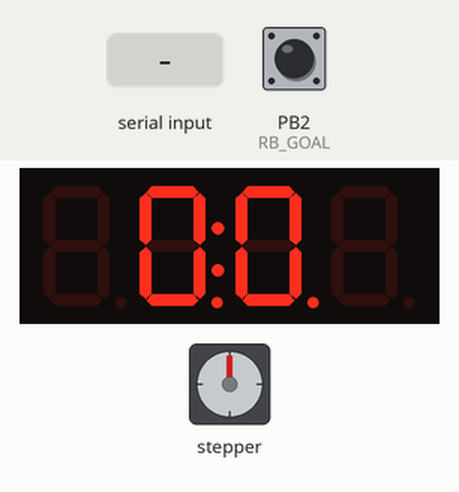
Bench run of a sketch on a simulated ATtiny85, built with avr-gcc and run on an emulated ATtiny85. Parts: 4-digit seven-segment display, stepper motor. The inputs (shaded band) are chosen by the test bench; at power-on: PB2 (RB_GOAL) HIGH. Stepper angles assume 200 steps per turn.

Above: at 1.2 s.
1.3 s: "P,45\n" received over Serial
At 2.2 s:
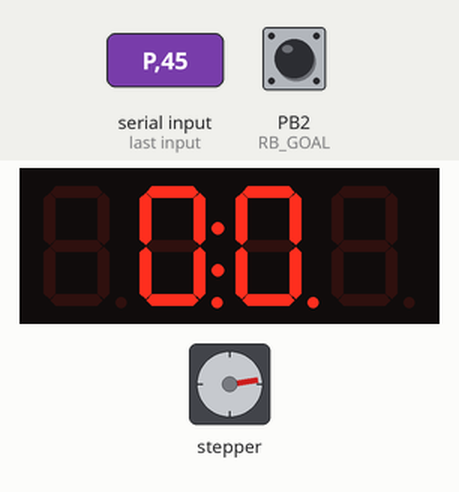
2.8 s: "S,45\n" received over Serial
At 3.5 s:
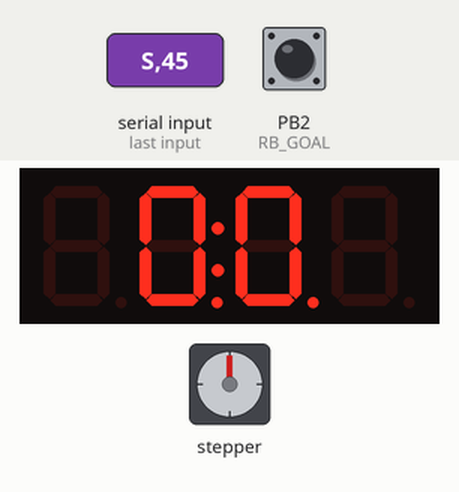
4.3 s: PB2 (RB_GOAL) pulled LOW for 0.15 s
At 5.6 s:
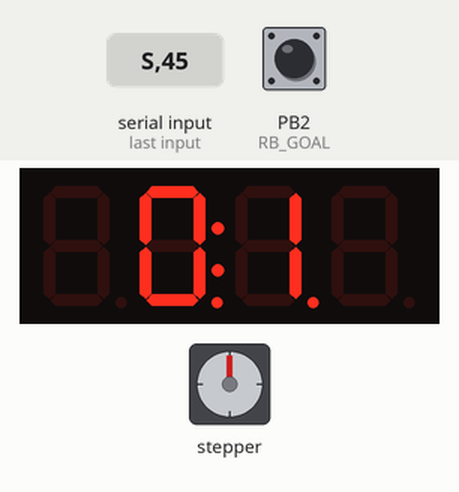
5.9 s: "90,45\n" received over Serial
At 7.3 s:
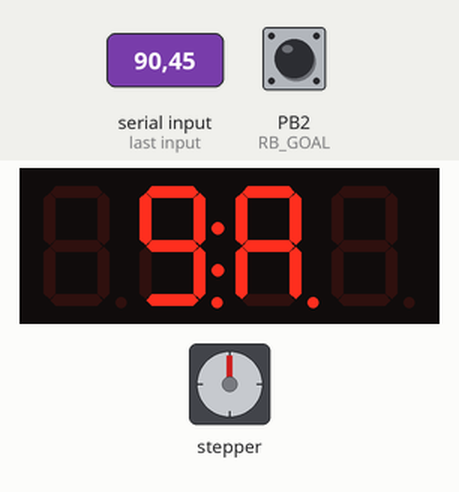
Timing chart, 0 to 8.4 s (numbered marks = the images above; inputs shaded):
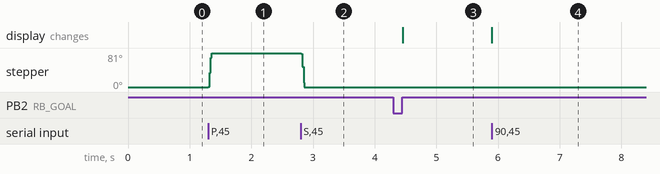

The sketch:

MotorController.ino
```cpp
#include <AccelStepper.h>
#include <Wire.h>
#include <Adafruit_LEDBackpack.h>
#include <Adafruit_GFX.h>
#include <avr/interrupt.h>

// X - Direction Motor Settings
#define X_MOTOR_PIN 10
#define X_MOTOR_DIRECTION_PIN 11
#define X_MOTOR_MAX_SPEED 1500
#define X_MOTOR_ACCELERATION 10000

// Y - Direction Motor Settings
#define Y_MOTOR_PIN 5
#define Y_MOTOR_DIRECTION_PIN 6
#define Y_MOTOR_MAX_SPEED 5000
#define Y_MOTOR_ACCELERATION 100000

// Game Goal detection settings
#define RB_GOAL 2
#define USR_GOAL 3
#define DEBOUNCE_TIME 300

// Other constants
#define FIELD_DELIMITER ','
#define OUTPUT_POSITION_PREFIX '_'
#define PULL_NEXT_POSITION_CHAR 'N'

AccelStepper stepperX(AccelStepper::DRIVER, X_MOTOR_PIN, X_MOTOR_DIRECTION_PIN);
AccelStepper stepperY(AccelStepper::DRIVER, Y_MOTOR_PIN, Y_MOTOR_DIRECTION_PIN);

long serialCoordinates[2];         // Input X,Y coordinates from Serial connection
int serialScore[2];             // Input User and Robot score from Serial connection
volatile uint8_t currentScore[2];             // Current User and Robot scores
volatile unsigned long currentTimeRB;         // RB Goal debounce times
volatile unsigned long lastTimeRB;
volatile unsigned long currentTimeUSR;        // USR Goal debounce times
volatile unsigned long lastTimeUSR;

int directionVector[2];
int fieldIndex = -1;
char type;// Type of data being received
int outputDelayCounter = 0;
Adafruit_7segment matrix = Adafruit_7segment();
String currentSerialOutput = "";   // The current serial message to output

int outputBufferIndex = 0;
String queuedSerialOutput[2];    // The queue of output messages. PLEASE USE FOR ALL PRINT MESSAGES
const int OUTPUT_BUFFER_SIZE = 2;
int serialOutputIndex = 0;
boolean readyForNextInput = false;

void setup(){
    #ifndef __AVR_ATtiny85__
    Serial.begin(9600);            // Set the baud rate on the serial line
    #endif
    stepperX.setMaxSpeed(X_MOTOR_MAX_SPEED);
    stepperX.setAcceleration(X_MOTOR_ACCELERATION);

    stepperY.setMaxSpeed(Y_MOTOR_MAX_SPEED);
    stepperY.setAcceleration(Y_MOTOR_ACCELERATION);

    directionVector[0] = 1;
    directionVector[1] = 1;

    // Initialize and display the score
    matrix.begin(0x70);
    displayScore();

    // Enable RB and USR side goal interrupts for goal detection
    pinMode(RB_GOAL, INPUT_PULLUP);
    pinMode(USR_GOAL, INPUT_PULLUP);
    attachInterrupt(0, updateRBScore, RISING);
    attachInterrupt(1, updateUSRScore, RISING);

    queuedSerialOutput[0] = "";
    queuedSerialOutput[1] = "";

}

/*
* Looks for input messages of this form (X, Y, ScoreU, ScoreR)
* ex. > 12355,123466666,0,1
*/
boolean getSerialInput(){
    boolean gotInput = false;

    if (Serial.available()){
        char ch = (char) Serial.read();

        // First value in sequence will be the type prefix
        // This will be an alpha character
        if (ch >= 'A' && ch <= 'Z')          // Determine the type of data being passed to the arduino
        {
            type = ch;            // Make type equal to the correct type of data being received
            fieldIndex++;
      }

        else if(ch >= '0' && ch <= '9')     // Is this an ascii digit between 0 and 9?
        {
            if(type == 'P'){                  // Positional data is being received
                if (fieldIndex <= 1){
                    // Accumulate the Coordinate value
                    serialCoordinates[fieldIndex] = (serialCoordinates[fieldIndex] * 10) + (ch - '0');
                }
            }
            else if(type == 'S'){              // Score data is being received
                if (fieldIndex <= 1){
                    // Accumulate the Score value
                    serialScore[fieldIndex] = (serialScore[fieldIndex] * 10) + (ch - '0');
                }
            }
        }
        else if (ch == '-' && fieldIndex <= 1 && fieldIndex >= 0){
          directionVector[fieldIndex] = -1;
        }

        else if (ch == FIELD_DELIMITER)      // Move to next field for current type when hitting delimiter
        {
            if (fieldIndex < 1) {
                fieldIndex++;                   // Increment field index
            }
        }
        else {

        	if (fieldIndex != 1){
        		//Serial.println("Incorrect Input Format");
        	        fieldIndex = -1;                  // Reset field index for next type
        		return false;
      		}

            // Any character not a digit or comma ends the acquisition of fields
            // Signal back to the Java system that we're ready for the next update
            // This is a "pull" technique to avoid race conditions on values getting overwritten
            // on the line and potentially causing fatal mechanical malfunctions!
                serialCoordinates[0] *=  directionVector[0];
                serialCoordinates[1] *=  directionVector[1];
                directionVector[0] = 1;
                directionVector[1] = 1;

        	fieldIndex = -1;                  // Reset field index for next type
        	gotInput = true;
        }
    }else{
        readyForNextInput = true;
    }
    return gotInput;
}

void resetCoordinates(){
    serialCoordinates[0] = 0;
    serialCoordinates[1] = 0;
}

void moveToPosition(){

    //long distanceX = serialCoordinates[0] - stepperX.currentPosition();
    //long distanceY = serialCoordinates[1] - stepperY.currentPosition();
    //Serial.println("Moving " + distanceX + " in the X, and " + distanceY + " in the Y.");

    stepperX.moveTo(serialCoordinates[0]);
    stepperY.moveTo(serialCoordinates[1]);

    //Reset coordinates for next input
    resetCoordinates();
}

void displayScore(){
    //matrix.writeDigitNum(0, 0, false);
    matrix.writeDigitNum(1, currentScore[0], true);
    matrix.drawColon(true);
    matrix.writeDigitNum(3, currentScore[1], true);
    //matrix.writeDigitNum(4, 0, false);
    matrix.writeDisplay();

    serialScore[0] = currentScore[0];
    serialScore[1] = currentScore[1];
}

void updateRBScore(){
  // Debounce the switch
  currentTimeRB = millis();
  if((currentTimeRB - lastTimeRB) >= DEBOUNCE_TIME){
    currentScore[1]++;    // Increment Robot score
  }
  lastTimeRB = millis();
}

void updateUSRScore(){
  // Debounce Switch
  currentTimeUSR = millis();
  if((currentTimeUSR - lastTimeUSR) >= DEBOUNCE_TIME){
    currentScore[0]++;    // Increment Robot score
  }
  lastTimeUSR = millis();
}

void resetScore(){
    currentScore[0] = 0;
    currentScore[1] = 0;
}

void printNextChar(){
  if(currentSerialOutput != ""){
    if(serialOutputIndex < currentSerialOutput.length()){
      Serial.print(currentSerialOutput[serialOutputIndex]);
      serialOutputIndex++;
    }else{
      Serial.print('\n');
      serialOutputIndex = 0;
      currentSerialOutput = "";
    }

  }else{
      currentSerialOutput = queuedSerialOutput[outputBufferIndex];
      queuedSerialOutput[outputBufferIndex] = "";
      outputBufferIndex = (outputBufferIndex + 1) % OUTPUT_BUFFER_SIZE;
  }
}

void loop(){
    if(getSerialInput()){
        moveToPosition();
    }

    if(serialScore[0] != currentScore[0] || serialScore[1] != currentScore[1]){
        displayScore();
    }

    stepperX.run();
    stepperY.run();

    // if there is room in the outputbuffer send the following messages
    if(Serial.isOutputBufferEmpty()){
      // Send back current motor position
      Serial.println((String) OUTPUT_POSITION_PREFIX + stepperX.currentPosition() + (String) FIELD_DELIMITER + stepperY.currentPosition());

       if(readyForNextInput){
          Serial.println(PULL_NEXT_POSITION_CHAR);
          readyForNextInput = false;
       }
    }
//    printNextChar();
}
```

Measured:
- after the input at 1.3 s, stepper: turns 81° clockwise, starting at once
- after the input at 2.8 s, stepper: turns 81° counter-clockwise, starting at once
- after the input at 4.3 s, the display: changes after 0.15 s (image 3)
- after the input at 5.9 s, the display: changes at once (image 4)
